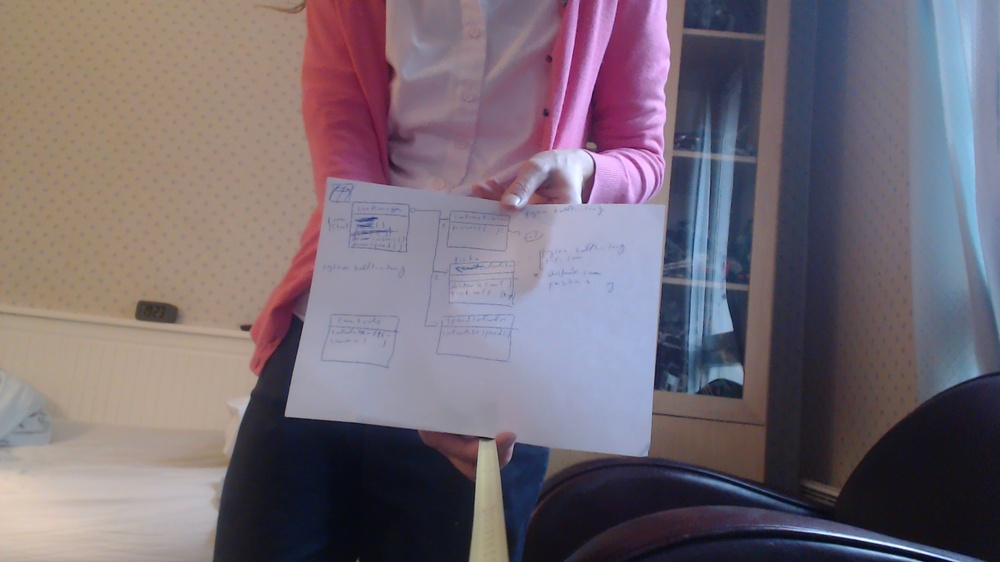
#> input picture code-playground/distance to cam/images/Picture2.jpg, 1000 x 562 px, shrunk from 1920 x 1080 before the run
$ python distance_to_camera23.py   (older library calls are emulated)
#> lines starting #> are read from the running program, lines starting #| are printed output that depends on the picture; after the words box and inside, x2 and y2 are one past the last pixel; in counts of white or black regions, pixels touching at a corner belong together; long printed decimals are rounded
# USAGE
# python distance_to_camera.py

# import the necessary packages
import numpy as np
import cv2

def find_marker(image):
	# convert the image to grayscale, blur it, and detect edges
	gray = cv2.cvtColor(image, cv2.COLOR_BGR2GRAY)
	gray = cv2.GaussianBlur(gray, (5, 5), 0)
	edged = cv2.Canny(gray, 35, 125)

	# find the contours in the edged image and keep the largest one;
	# we'll assume that this is our piece of paper in the image
	image,contours,hierarchy = cv2.findContours(edged.copy(), cv2.RETR_LIST, cv2.CHAIN_APPROX_SIMPLE)
	c = max(contours, key = cv2.contourArea)

	# compute the bounding box of the of the paper region and return it
	return cv2.minAreaRect(c)

def distance_to_camera(knownWidth, focalLength, perWidth):
	# compute and return the distance from the maker to the camera
	return (knownWidth * focalLength) / perWidth

# initialize the known distance from the camera to the object, which
# in this case is 24 inches
KNOWN_DISTANCE =23.622
# initialize the known object width, which in this case, the piece of
# paper is 12 inches wide
KNOWN_WIDTH = 11.0

# initialize the list of images that we'll be using
IMAGE_PATHS = ["images/Picture2.jpg", "images/Picture3.jpg"]

# load the furst image that contains an object that is KNOWN TO BE 2 feet
# from our camera, then find the paper marker in the image, and initialize
# the focal length
image = cv2.imread(IMAGE_PATHS[0])
#> image is the input picture: shape (562, 1000, 3); mean B, G, R 116.5, 107.1, 118.1
marker = find_marker(image)
#> in find_marker, `gray = cv2.cvtColor(image, cv2.COLOR_BGR2GRAY)`:
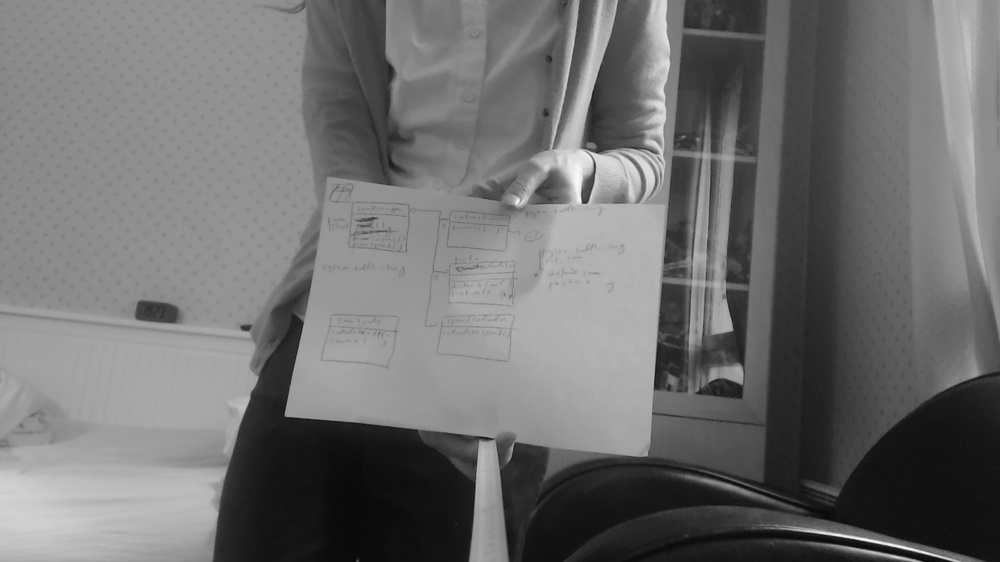
#> gray: shape (562, 1000); min 7, max 250, mean 111.5
#> in find_marker, `edged = cv2.Canny(gray, 35, 125)`:
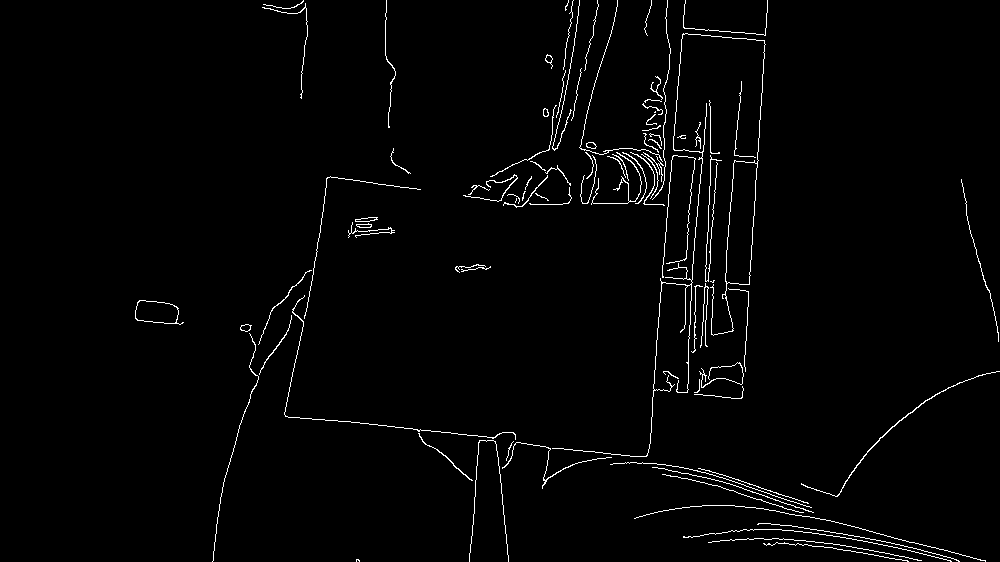
#> edged: shape (562, 1000); 1.9% white in thin lines or dots, all inside (x1, y1, x2, y2) = (135, 0, 1000, 562)
#> in find_marker, `image,contours,hierarchy = cv2.findContours(edged.copy(), cv2.RETR_LIS..`: contours = 99 contours, 72 with area under 20; largest, box (x1, y1, x2, y2) and area: (552, 33, 766, 457) 2962, (725, 160, 758, 285) 2917, (135, 300, 184, 325) 817, (135, 300, 179, 324) 804, (801, 371, 1000, 497) 98
#> in find_marker, `c = max(contours, key = cv2.contourArea)`: c = contour of 657 points, box (x1, y1, x2, y2) (552, 33, 766, 457), area 2962
#> marker = ((686, 252.8), (452.8, 138.8), -72.57)
focalLength = (marker[1][0] * KNOWN_DISTANCE) / KNOWN_WIDTH
#> focalLength = 972.3
print(focalLength)
#| 972.309
# loop over the images
for imagePath in IMAGE_PATHS:
	# load the image, find the marker in the image, then compute the
	# distance to the marker from the camera
	image = cv2.imread(imagePath)
	marker = find_marker(image)
	inches = distance_to_camera(KNOWN_WIDTH, focalLength, marker[1][0])
#> inches = 23.62
	# draw a bounding box around the image and display it
	box = np.int0(cv2.boxPoints(marker))
#> box = [[684, 489], [552, 448], [687, 16], [820, 57]]
	cv2.drawContours(image, [box], -1, (0, 255, 0), 2)
	cv2.putText(image, "%.2fft" % (inches / 12),
		(image.shape[1] - 200, image.shape[0] - 20), cv2.FONT_HERSHEY_SIMPLEX,
		2.0, (0, 255, 0), 3)
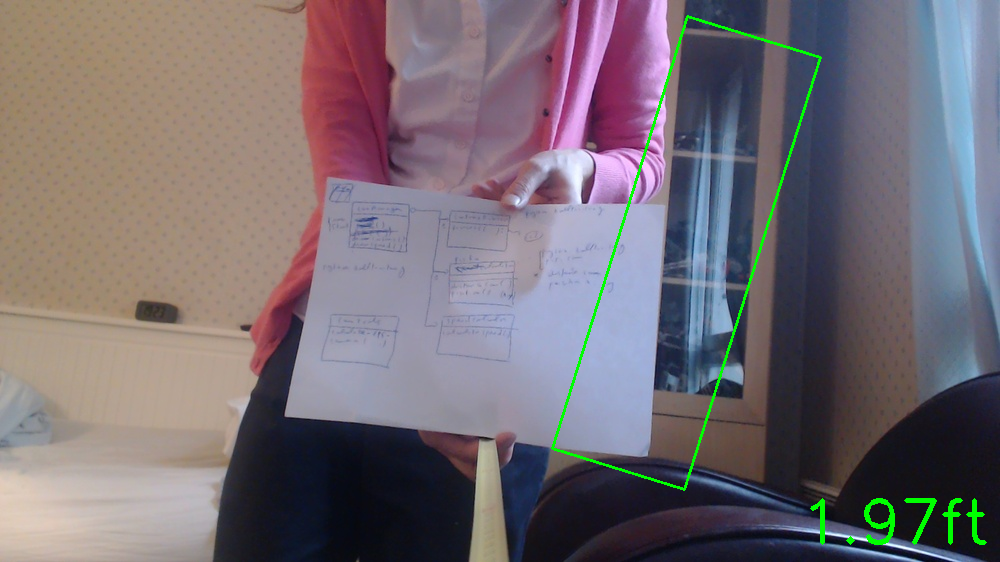
#> image: shape (562, 1000, 3); mean B, G, R 115.6, 108.8, 117.4
	cv2.imshow("image", image)
	cv2.waitKey(0)
#> pass 2 of the loop `for imagePath in IMAGE_PATHS:`:
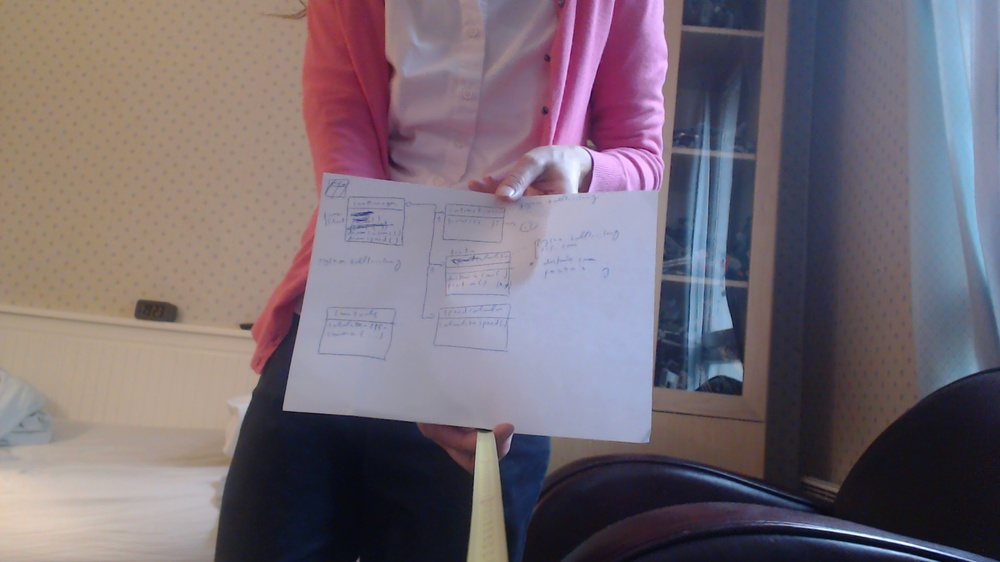
#> input picture code-playground/distance to cam/images/Picture3.jpg, 1000 x 562 px, shrunk from 1920 x 1080 before the run
#> image is the input picture: shape (562, 1000, 3); mean B, G, R 116.1, 107.5, 118.4
#> in find_marker (call 3), `edged = cv2.Canny(gray, 35, 125)`:
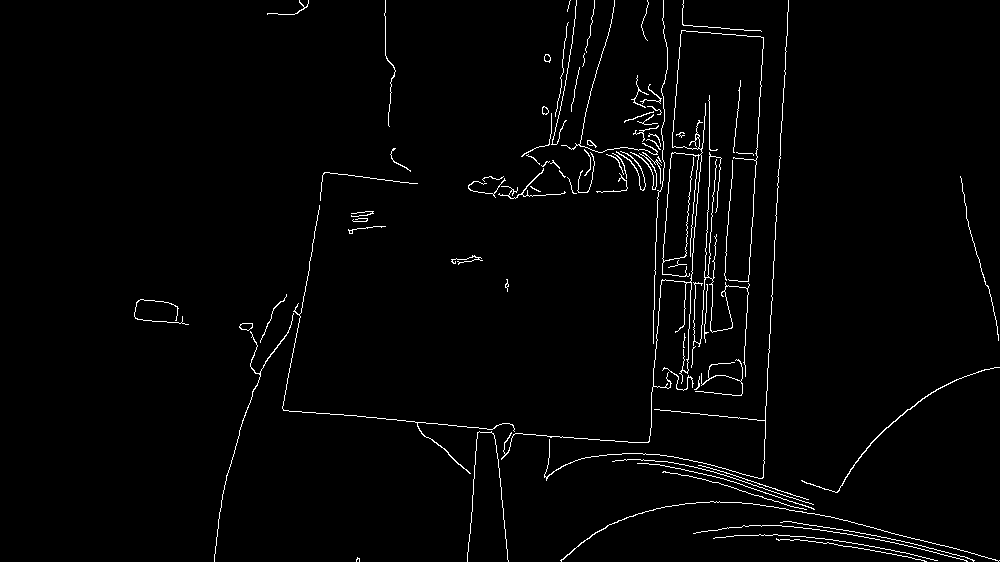
#> edged: shape (562, 1000); 2% white in thin lines or dots, all inside (x1, y1, x2, y2) = (134, 0, 1000, 562)
#> contours = 92 contours, 76 with area under 20; largest, box (x1, y1, x2, y2) and area: (801, 367, 1000, 493) 104, (501, 30, 764, 460) 82, (239, 323, 253, 331) 71, (239, 323, 253, 331) 66, (282, 205, 515, 474) 51
#> c = contour of 246 points, box (x1, y1, x2, y2) (801, 367, 1000, 493), area 104
#> `marker = find_marker(image)`: marker = ((903.5, 428.7), (227.3, 30.13), -34.12)
#> inches = 47.05
#> box = [[817, 504], [800, 480], [989, 352], [1006, 377]]
#> `cv2.putText(image, "%.2fft" % (inches / 12), (image.shape[1] - 200, im..`:
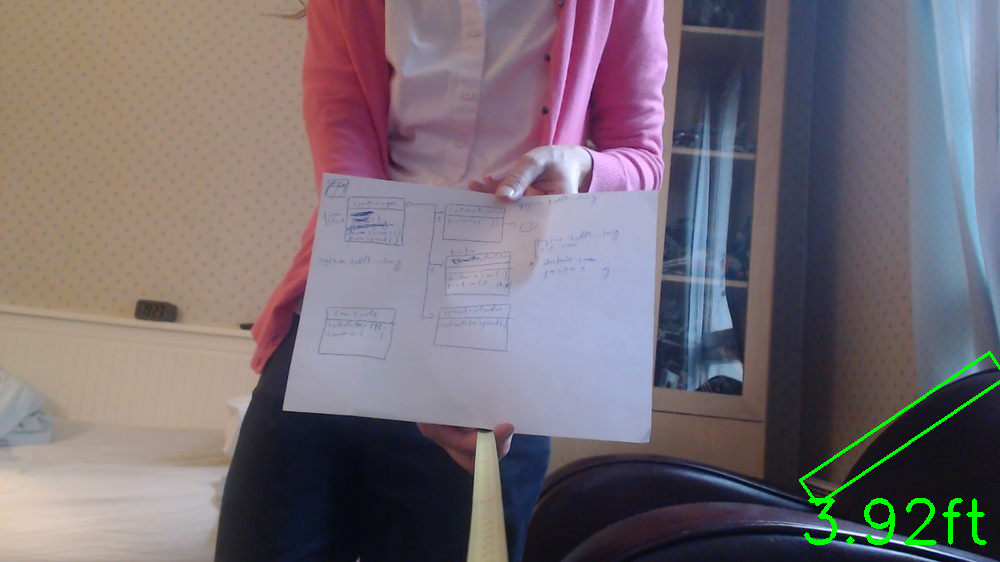
#> image: shape (562, 1000, 3); mean B, G, R 115.8, 108.9, 118.1
